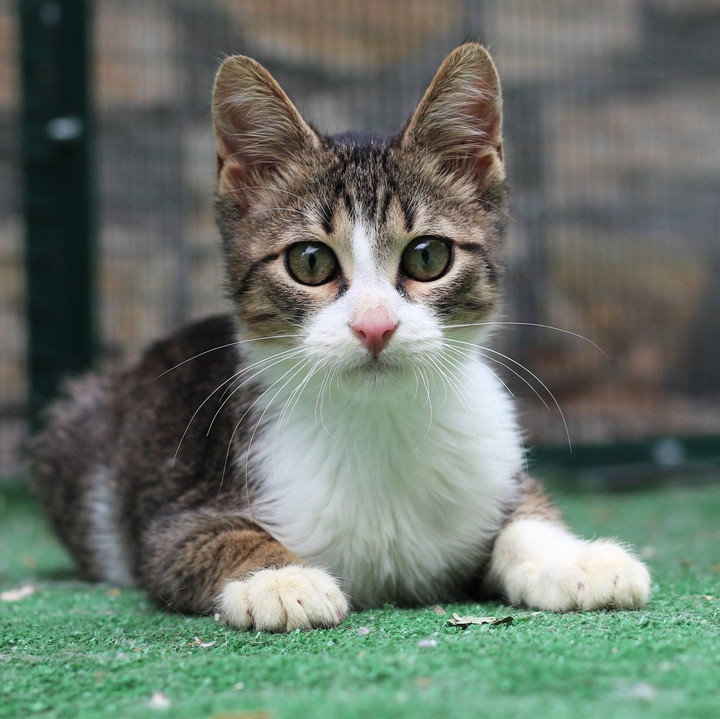
#> input picture pictures/cat.jpg, 720 x 719 px
$ python transformations.py
#> lines starting #> are read from the running program, lines starting #| are printed output that depends on the picture
import cv2 as cv
import numpy as np

img = cv.imread('pictures/cat.jpg')
#> img is the input picture: shape (719, 720, 3); mean B, G, R 105.6, 115.6, 105.3
cv.imshow('Original', img)

# Translate - shifts image by specified pixels on the axis
def translate(img, x, y):
#> called with x = 100, y = 100
    transMat = np.float32([[1,0,x],[0,1,y]])
    dimensions = (img.shape[1], img.shape[0])
#> dimensions = (720, 719)
    return cv.warpAffine(img, transMat, dimensions)
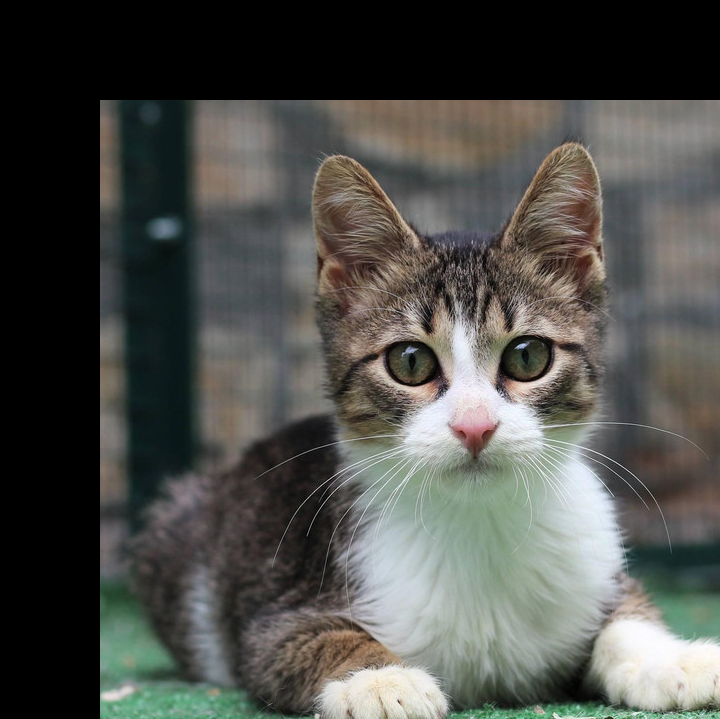
#> returned value: shape (719, 720, 3); mean of channels 0, 1, 2 75.5, 79.7, 78.8; drawn as B, G, R

# -x --> Left, x --> Right
# -y --> Up, y --> Down

translated = translate(img, 100, 100) # shifts image right by 100 pixels and down by 100 pixels
cv.imshow("Translated", translated)

# Rotate - rotates image around any arbitary point in the image
def rotate(img, angle, rotPoint = None):
#> called with angle = 45
    (height, width) = img.shape[:2]
#> height = 719; width = 720

    if rotPoint is None:
        rotPoint = (width//2, height//2)
#> rotPoint = (360, 359)

    rotMat = cv.getRotationMatrix2D(rotPoint, angle, 1.0)
    dimensions = (width, height)
#> dimensions = (720, 719)

    return cv.warpAffine(img, rotMat, dimensions)
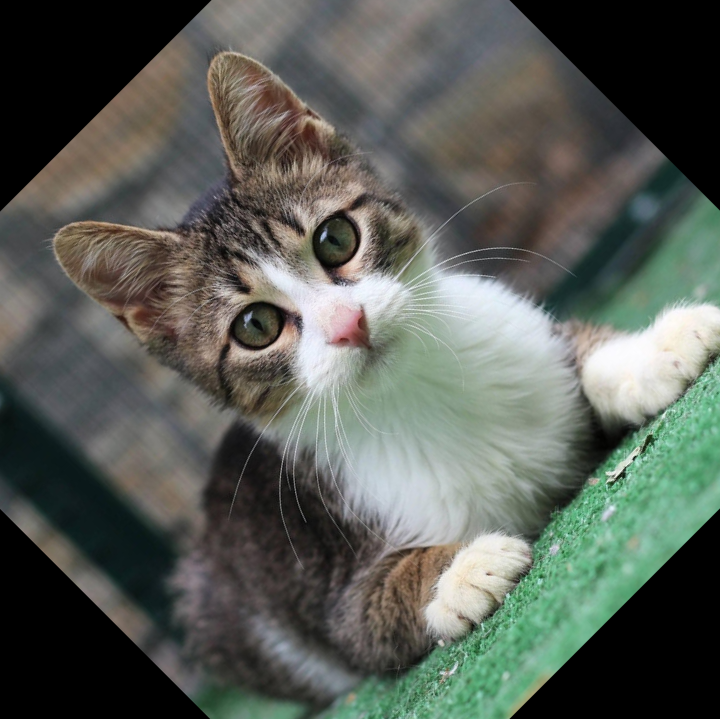
#> returned value: shape (719, 720, 3); mean of channels 0, 1, 2 86.9, 94, 88.8; drawn as B, G, R

# angle --> anticlockwise, -angle --> clockwise
rotated = rotate(img, 45)
cv.imshow("Rotated", rotated)

# Resizing
resized = cv.resize(img, (500, 500), interpolation=cv.INTER_AREA)
cv.imshow("Resized", resized)

# Flipping
flip = cv.flip(img, 0) # 0: flip vertically, 1: flip horizontally, -1: flip both vertically and horizontally
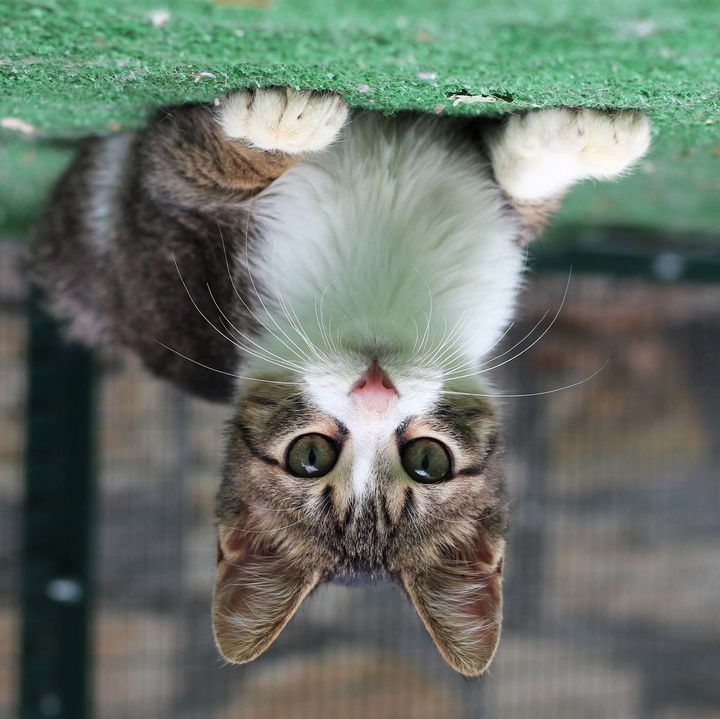
#> flip: shape (719, 720, 3); mean B, G, R 105.6, 115.6, 105.3
cv.imshow("Flipped", flip)

# Cropping
cropped = img[:500, 100:600]
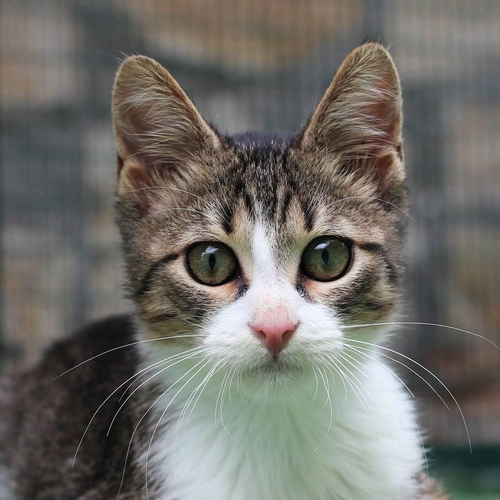
#> cropped: shape (500, 500, 3); mean B, G, R 103.9, 109.1, 111.3
cv.imshow("Cropped", cropped)

cv.waitKey(0)

$ run again, with pictures/dog pups(large).jpeg copied over pictures/cat.jpg
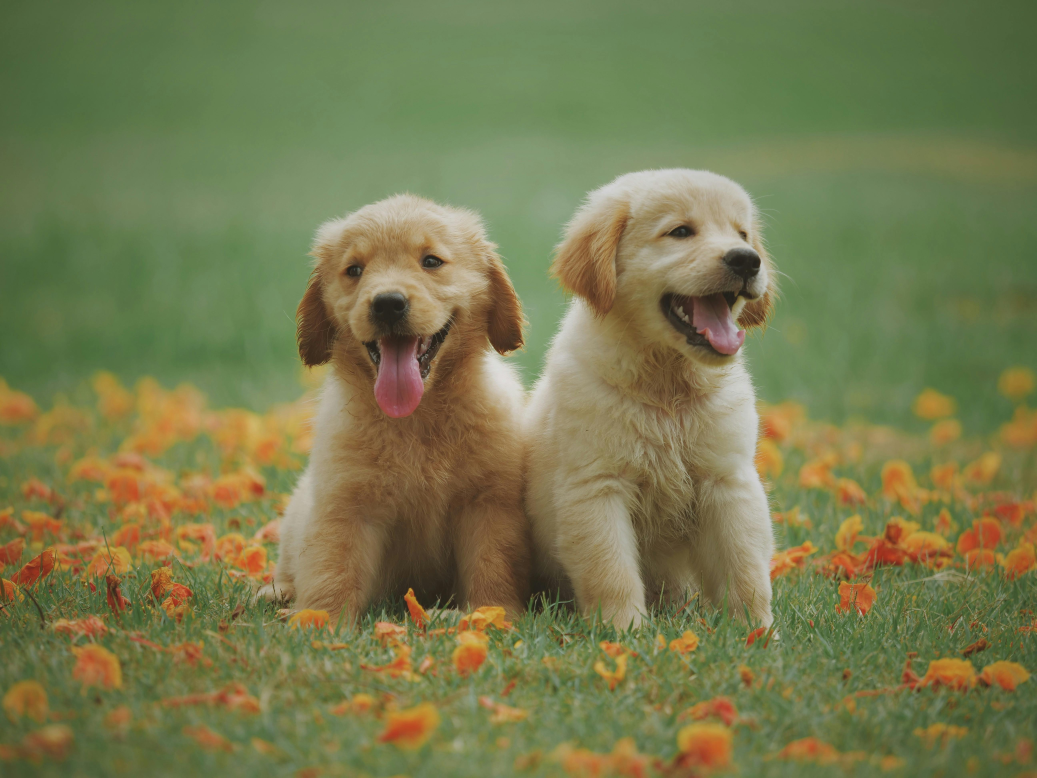
#> input picture pictures/dog pups(large).jpeg, 5184 x 3888 px (shown at 1/5 size)
#> img is the input picture: shape (3888, 5184, 3); mean B, G, R 78.3, 122, 119.3
#> `flip = cv.flip(img, 0)`:
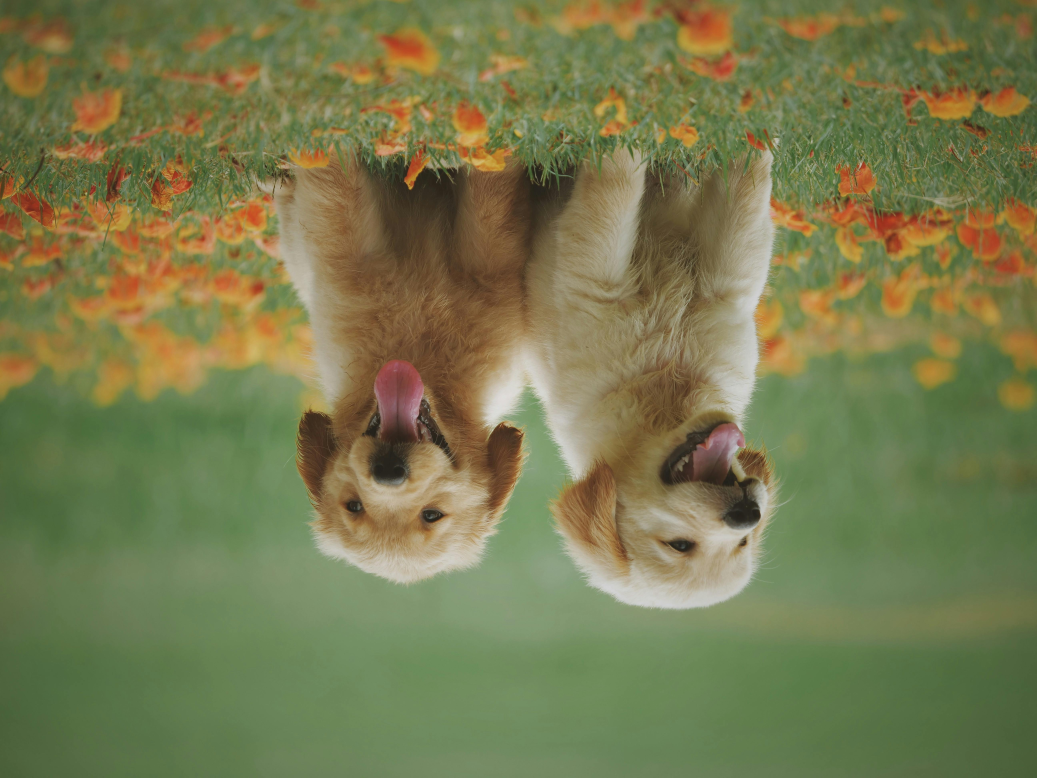
#> flip: shape (3888, 5184, 3) (shown at 1/5 size); mean B, G, R 78.3, 122, 119.3
#> `cropped = img[:500, 100:600]`:
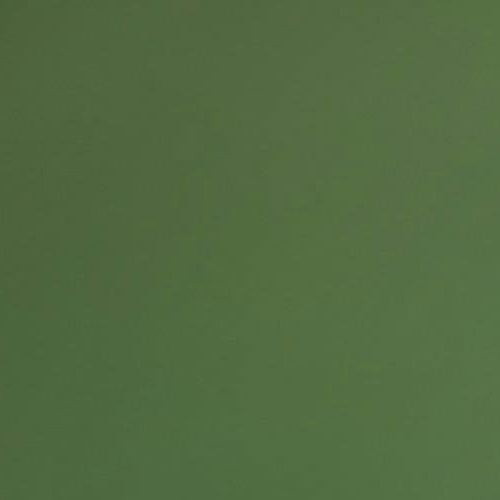
#> cropped: shape (500, 500, 3); mean B, G, R 66.1, 107.5, 82.5
